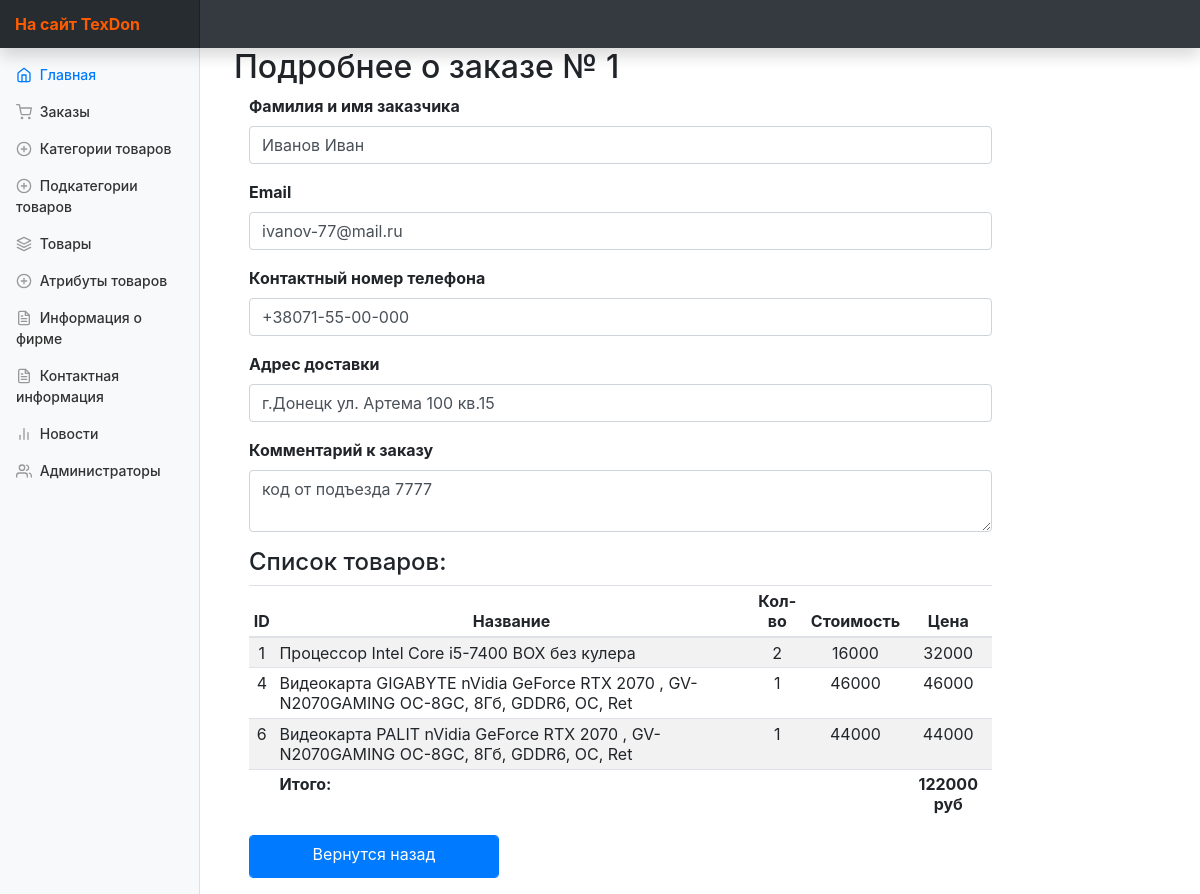
Page /index.php?ctrl=Order&act=aboutTheOrder&orderID=1 on the earlier database version.
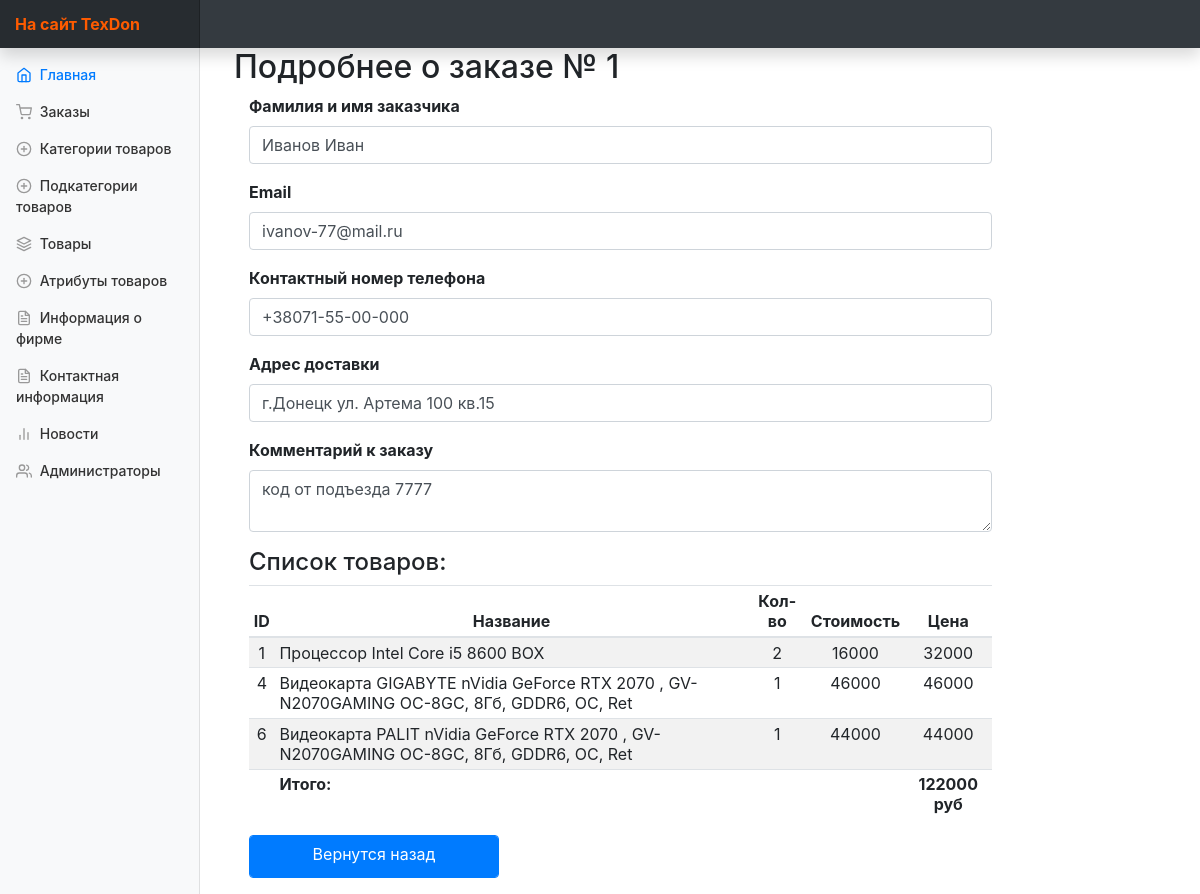
Same page on the later database version.
### tables this page shows
CREATE TABLE IF NOT EXISTS `orderdetails` (
  `orderDetailsID` int(11) NOT NULL AUTO_INCREMENT,
  `productID` int(11) NOT NULL,
  `amountProduct` int(11) NOT NULL,
  `productPrice` double NOT NULL,
  `orderID` int(11) NOT NULL,
  PRIMARY KEY (`orderDetailsID`),
  KEY `fk_productsId` (`productID`),
  KEY `fk_orderID` (`orderID`)
);

CREATE TABLE IF NOT EXISTS `products` (
  `productID` int(11) NOT NULL AUTO_INCREMENT,
  `productTitle` varchar(120) NOT NULL,
  `productDescription` varchar(900) NOT NULL,
  `productPrice` double NOT NULL,
  `brandProduct` varchar(250) NOT NULL,
  PRIMARY KEY (`productID`)
);

### controllers/panel/MainController.php (called while the page is built, shortened)
<?php
class MainController extends BaseController {
    public function start(  ){
        $controller = $this->request->getGetValue('ctrl');
        $action = $this->request->getGetValue('act');
        $controllerClass = "controllers\\panel\\{$controller}Controller";
        if(class_exists($controllerClass)){
            $controllerInstance = new $controllerClass();
        }
        if(method_exists($controllerClass, "{$action}Action")){
            $viewToInclude = $controllerInstance->{"{$action}Action"}();
        }
        else{
            $controller = "Home";
            $action = "index";
            $controllerClass = "controllers\\panel\\{$controller}Controller";
            $controllerInstance = new $controllerClass();
            $viewToInclude = $controllerInstance->{"{$action}Action"}();
        }
        $this->view = $controllerInstance->view;
        include_once "views/Default/header.php";
        include_once "views/$controller/$viewToInclude.php";
    }
}

### index.php (called while the page is built, shortened)
<?php
$app = new MainController();
$app->start();

### controllers/panel/BaseController.php (called while the page is built, shortened)
<?php
class BaseController{
    public function __construct(){
        $this->view = new View();
        $this->request = new Request();
    }
}

### utils/View.php (called while the page is built, shortened)
<?php
class View{
    private $storage = [];
    public function __get($name){
        if(isset($this->storage[$name])){
            return $this->storage[$name];
        }
        return null;
    }
    public function __set($name, $value){
        $this->storage[$name] = $value;
    }
}

### models/Order/Order.php (called while the page is built, shortened)
<?php
class Order {
    public static function GetOrderByOrderId ( $orderID ){
        $stm = MySQL::$db->prepare ("SELECT `orderID`, `userFirstAndLastName`, `userContactNumberPhone`, `userEmail`, `deliveryAddressOrder`, `commentToTheOrder`, `dateAndTimeOrder` FROM `orders` WHERE orderID = :id");
        $stm->bindParam( ":id" ,  $orderID, \PDO::PARAM_INT);
        $stm->execute();
        $result =  $stm->fetchAll(\PDO::FETCH_OBJ);
        return  $result;
    }
}

### controllers/panel/OrderController.php (called while the page is built, shortened)
<?php
class OrderController extends BaseController {
    public function aboutTheOrderAction() {
       $orderID = $this->request->getGetValue('orderID');
       $order = Order::GetOrderByOrderId($orderID);
       $orderDetails = OrderDetails::GetOrderDetailsByOrderId($orderID);
        return 'moreAboutTheOrder';
    }
}

### utils/Request.php (called while the page is built, shortened)
<?php
class Request{
    public function getGetValue( $name ){
        if( isset($_GET[$name]) ){
            return filter_input(INPUT_GET , $name , FILTER_SANITIZE_STRING);
        }
        return null;
    }
}

### models/Order/OrderDetails.php (called while the page is built, shortened)
<?php
class OrderDetails {
    public static function GetOrderDetailsByOrderId ( $orderID ){
        $stm = MySQL::$db->prepare ("SELECT od.orderDetailsID, od.productID, od.amountProduct, od.productPrice, od.orderID, p.productTitle FROM orderdetails as od INNER JOIN products as p ON p.productID = od.productID WHERE od.orderID = :id");
        $stm->bindParam( ":id" ,  $orderID, \PDO::PARAM_INT);
        $stm->execute();
        $result =  $stm->fetchAll(\PDO::FETCH_OBJ);
        return  $result;
    }
}

### views/Order/moreAboutTheOrder.php (the view, shortened to what the changed rows need)
<main role="main" class="col-md-9 ml-sm-auto col-lg-10 px-4">
    <?php foreach (  $this->view->order as $or) { ?>
    <h2  id="orderID" data-order-id="<?= $or->orderID ?>" >Подробнее о заказе № <?= $or->orderID ?> </h2>
    <form  class="col-10">
        <?php } ?>
        <div class="form-group">
            <table class="table table-striped table-sm">
                <thead>
                <tr align="center" text-align="center">
                    <th>ID</th>
                    <th>Название</th>
                    <th>Кол-во</th>
                    <th>Стоимость</th>
                    <th>Цена</th>
                </tr>
                </thead>
                <tbody id="productsTable">
                <?php foreach ( $this->view->orderDetails as $product) { ?>
                    <tr data-orderdetails-id="<?= $product->orderDetailsID ?>">
                        <td align="center"  ><?= $product->productID ?></td>
                        <td> <?= $product->productTitle ?> </td>
                        <td align="center" text-align="center" ><?= $product->amountProduct ?></td>
                        <td align="center" text-align="center" ><?= $product->productPrice ?></td>
                        <td align="center" text-align="center"  ><?= $product->productPrice * $product->amountProduct ?></td>
                    </tr>
                <?php } ?>
                </tbody>
            </table>
        </div>
    </form>
</main>

Differences in the rows shown:
changed through a linked row, orderdetails: productID.productTitle "Процессор Intel Core i5-7400 BOX без кулера" → "Процессор Intel Core i5 8600 BOX"
